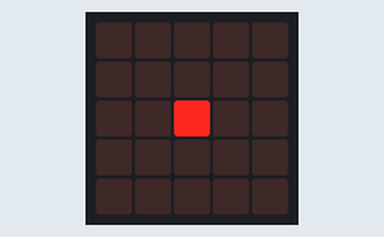
The program below on a simulated BBC micro:bit (MakeCode). Parts: the board's 5×5 LED display.

Above: at 0.1 s.
At 0.6 s:
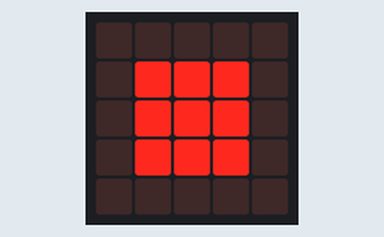
At 1.1 s:
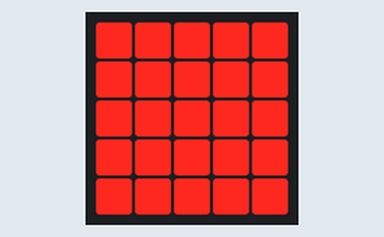
At 1.6 s:
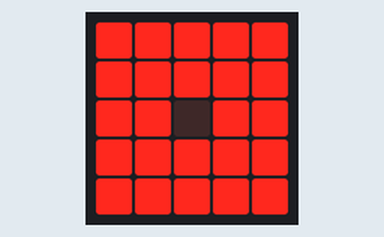
At 2.1 s:
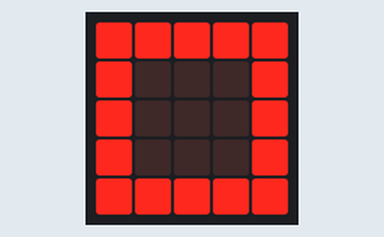
At 2.6 s:
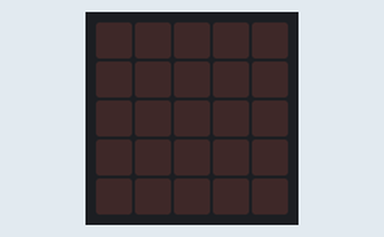

The program:

main.ts
```typescript
let x2 = 0
let y2 = 0
basic.forever(function () {
    for (let z = 0; z <= 2; z++) {
        for (let x = 0; x <= 4; x++) {
            x2 = Math.abs(x - 2)
            for (let y = 0; y <= 4; y++) {
                y2 = Math.abs(y - 2)
                if (z == Math.max(x2, y2)) {
                    led.toggle(x, y)
                }
            }
        }
        basic.pause(500)
    }
})
```

test.ts
```typescript
// Hier kann man Tests durchführen; diese Datei wird nicht kompiliert, wenn dieses Paket als Erweiterung verwendet wird.
```

Measured:
- by itself, everything shown: repeats every 3.0 s, in 6 steps
- what the display in image 1 shows lasts 0.5 s, from 0.5 s to 1.0 s
